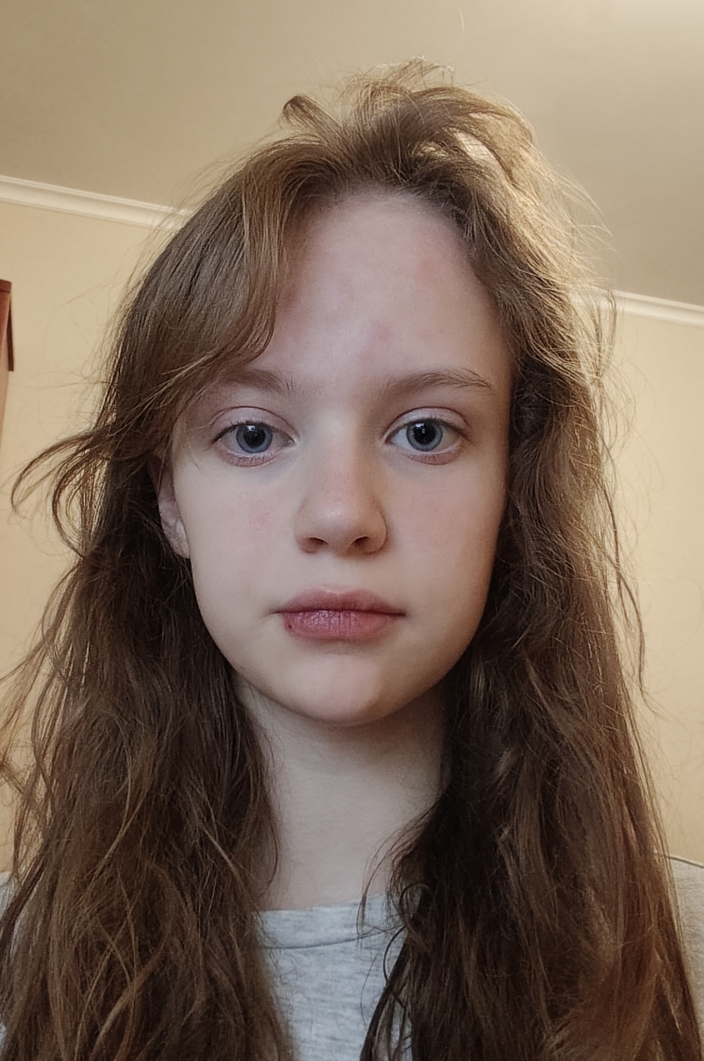
#> input picture images/Photo_1.jpg, 2813 x 4243 px, found by its file name (shown at 1/4 size)
$ python HW_less2.py
#> lines starting #> are read from the running program, lines starting #| are printed output that depends on the picture; after the words box and inside, x2 and y2 are one past the last pixel; in counts of white or black regions, pixels touching at a corner belong together
import cv2
import numpy as np

image = cv2.imread('images/photo_1.jpg')
#> image is the input picture: shape (4243, 2813, 3); mean B, G, R 91.9, 106.8, 126.3
image = cv2.resize(image, (image.shape[1] // 6, image.shape[0] // 6))
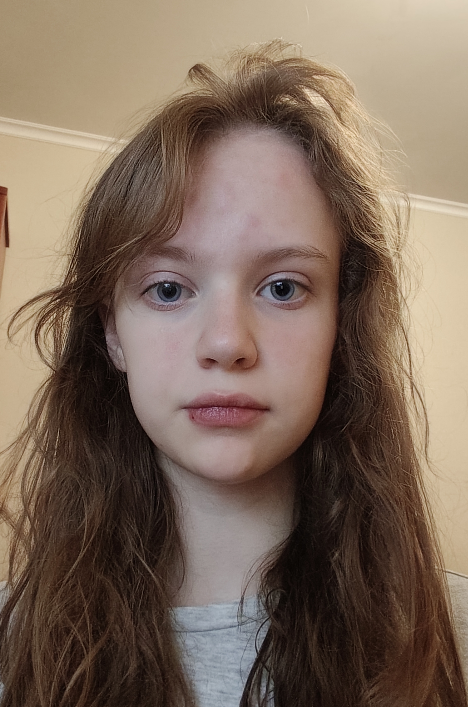
#> image: shape (707, 468, 3); mean B, G, R 91.8, 106.7, 126.2
# print(image.shape)
image = cv2.cvtColor(image, cv2.COLOR_BGR2GRAY)
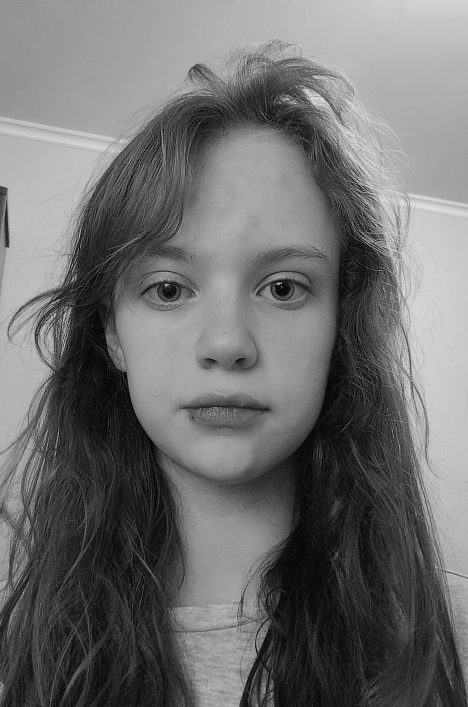
#> image: shape (707, 468); min 1, max 238, mean 110.8
image = cv2.Canny(image, 240, 200)
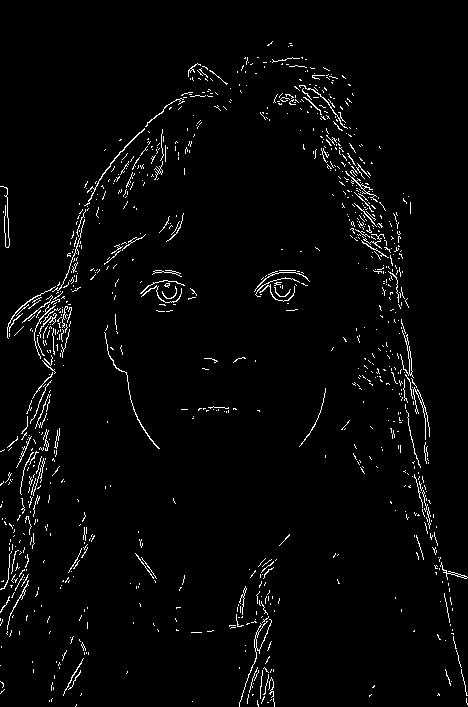
#> image: shape (707, 468); 2.7% white in thin lines or dots
kernel = np.ones((5, 5), np.uint8)
image = cv2.dilate(image, kernel, iterations = 1)
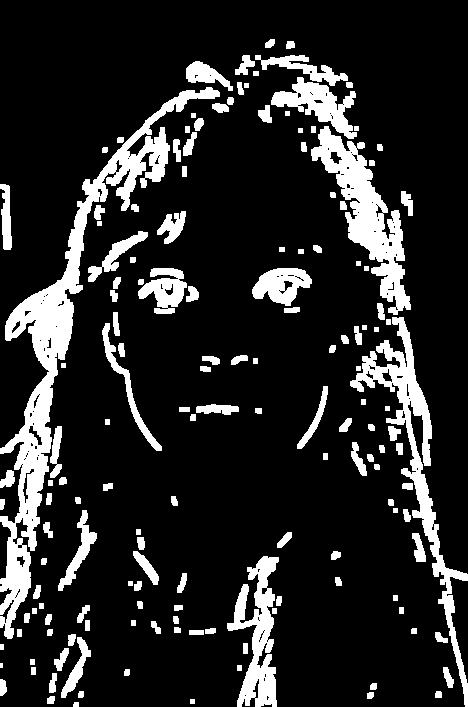
#> image: shape (707, 468); 15.4% white; 156 white regions (1 under 20 px), largest, box (x1, y1, x2, y2) and area: (0, 87, 220, 639) 14372, (350, 317, 468, 707) 6101, (311, 126, 411, 315) 6005
image = cv2.erode(image, kernel, iterations = 1)
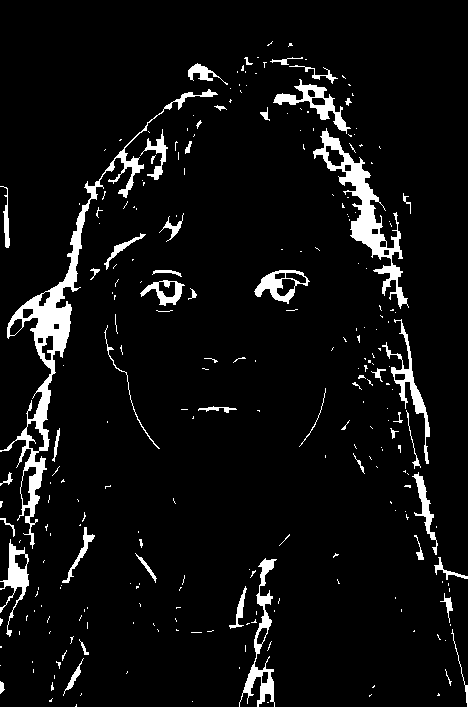
#> image: shape (707, 468); 6.1% white; 260 white regions (205 under 20 px), largest, box (x1, y1, x2, y2) and area: (0, 89, 218, 549) 5844, (313, 128, 409, 309) 3206, (239, 558, 277, 707) 1311

cv2.imshow('photo', image)


# [7 lines of commented-out code are left out]


cv2.imshow('photo', image)
cv2.waitKey(0)
cv2.destroyAllWindows()

$ run again, with images/flower.jpg copied over images/Photo_1.jpg
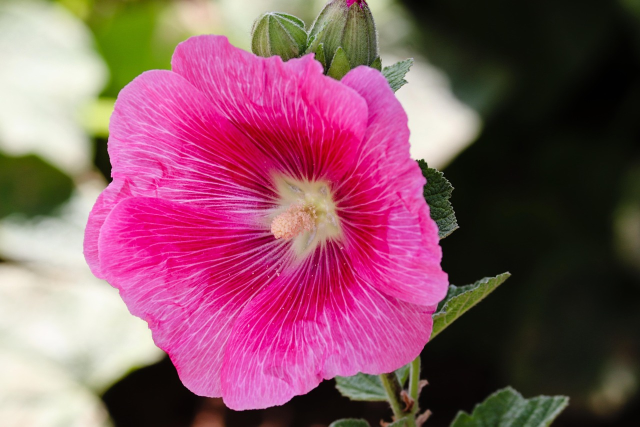
#> input picture images/flower.jpg, 1280 x 853 px, found by its file name (shown at 1/2 size)
#> image is the input picture: shape (853, 1280, 3); mean B, G, R 101.2, 84, 137.6
#> `image = cv2.Canny(image, 240, 200)`:
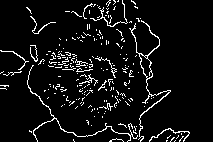
#> image: shape (142, 213); 6.6% white in thin lines or dots, all inside (x1, y1, x2, y2) = (0, 0, 190, 142)
#> `image = cv2.erode(image, kernel, iterations = 1)`:
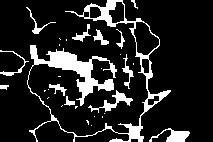
#> image: shape (142, 213); 14.3% white; 30 white regions (17 under 20 px), largest, box (x1, y1, x2, y2) and area: (27, 0, 171, 142) 3001, (88, 90, 133, 113) 256, (149, 128, 190, 142) 255
